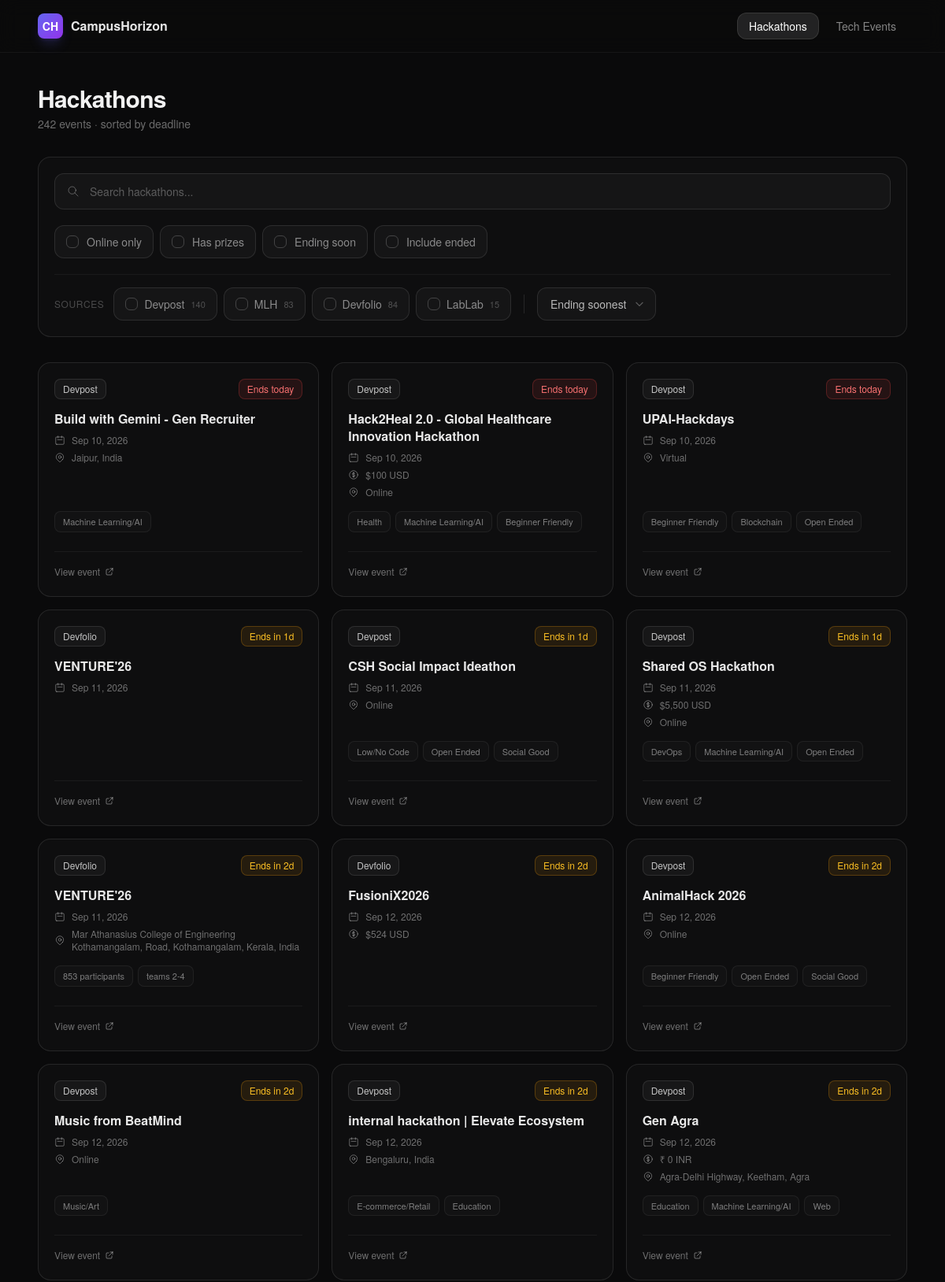
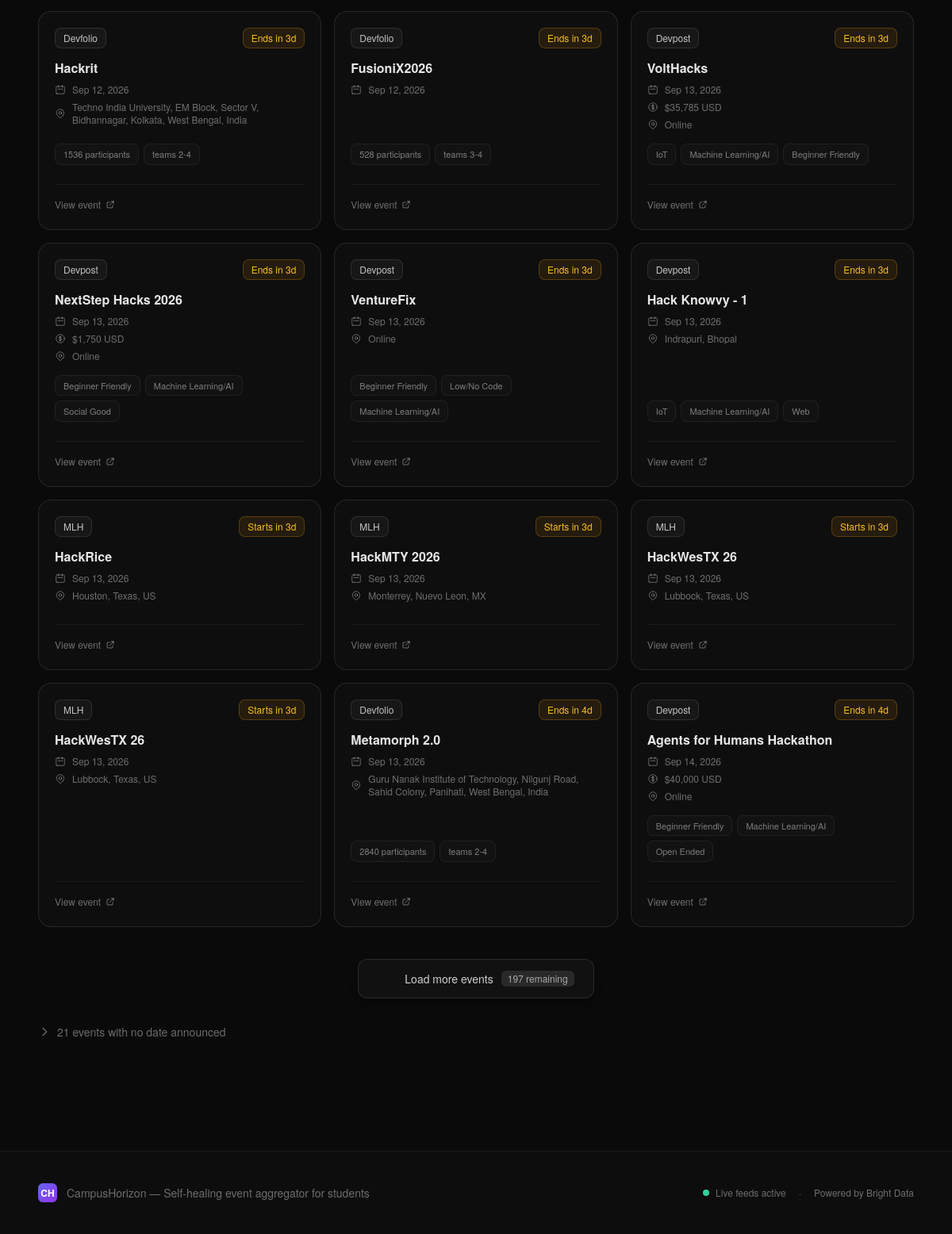
Page /hackathons/ on the earlier database version (2 pictures, top to bottom).
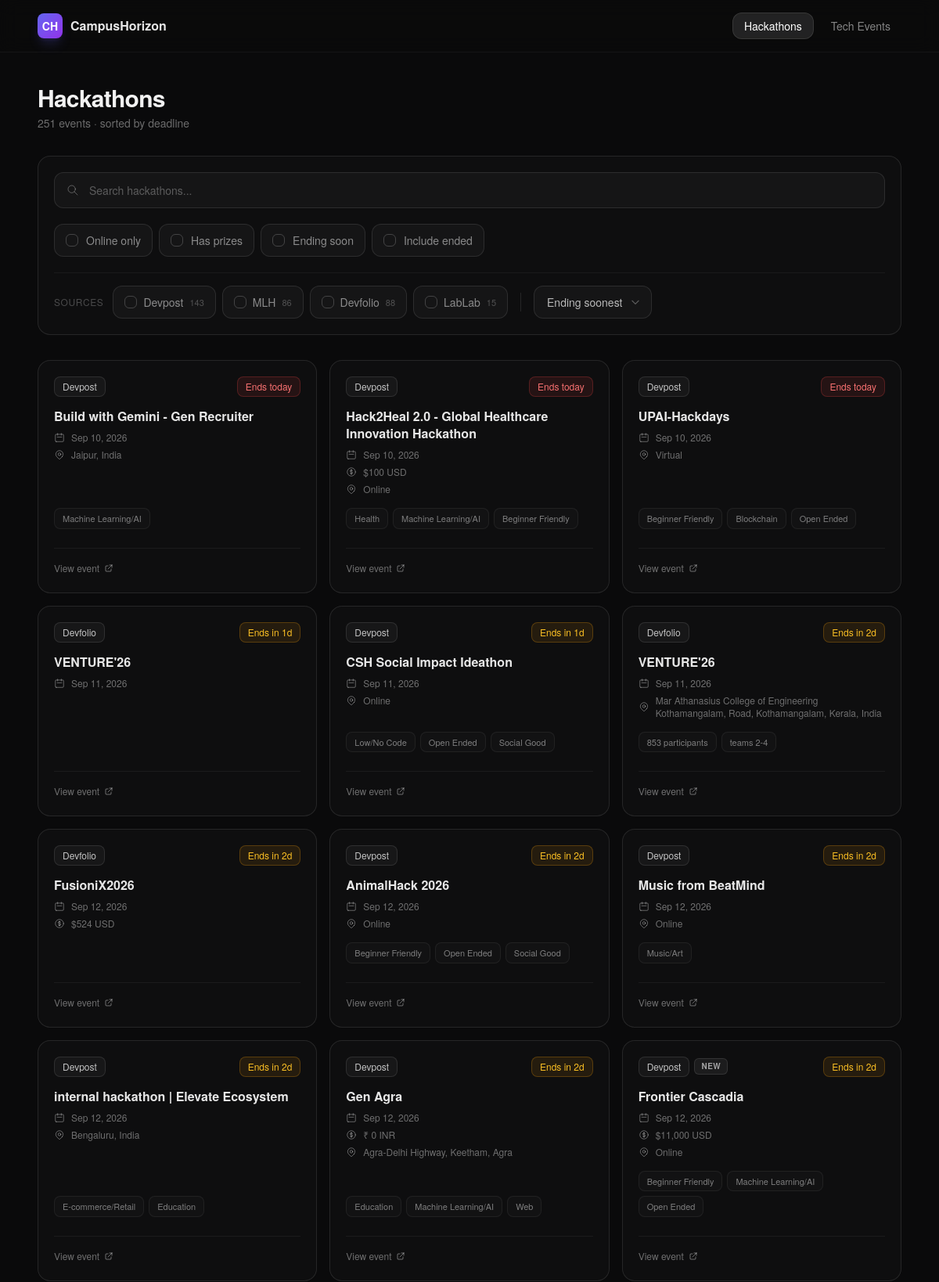
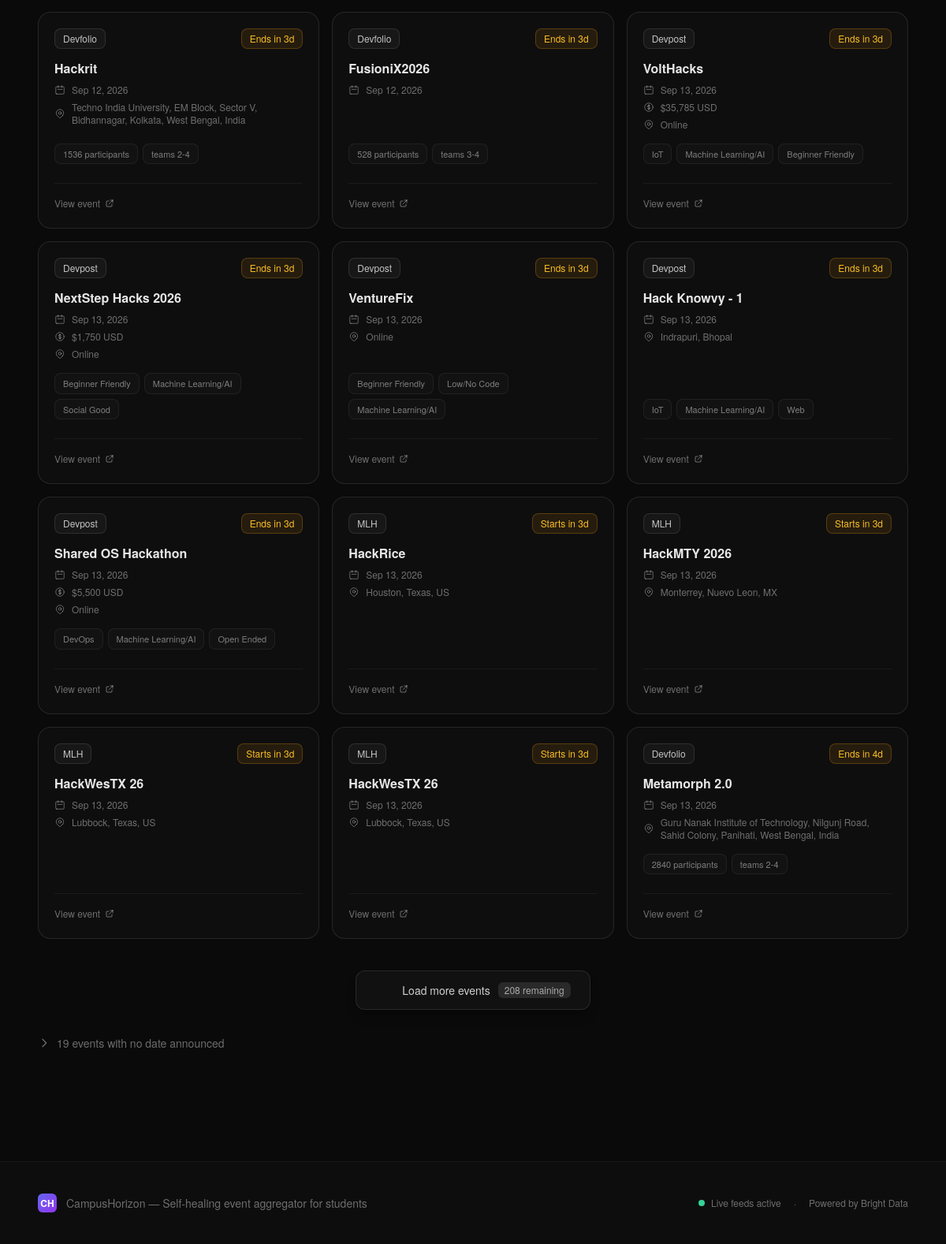
Same page on the later database version (2 pictures, top to bottom).
### events/models.py (models this page shows, shortened)
class Event(models.Model):
    title = models.CharField(max_length=500)
    source = models.CharField(max_length=20, choices=Source.choices, db_index=True)
    url = models.URLField(unique=True, max_length=1000)
    deadline = models.DateTimeField(null=True, blank=True, db_index=True)
    prizes = models.CharField(max_length=500, blank=True, default='')
    tags = models.JSONField(default=list, blank=True)
    is_online = models.BooleanField(null=True, blank=True)
    location = models.CharField(max_length=300, blank=True, default='')
    event_type = models.CharField(max_length=100, blank=True, default='')
    last_updated = models.DateTimeField(auto_now=True)
    created_at = models.DateTimeField(auto_now_add=True)
    class Meta:
        ordering = ['deadline']

### events/views.py (the view)
# urls.py: path('hackathons/', views.hackathons, name='hackathons'),
def hackathons(request):
    dated, undated, source_counts, active_filters, config = _get_feed(
        request, HACKATHON_SOURCES, 'hackathons'
    )
    selected_sources = [
        s for s in request.GET.getlist('source')
        if s in [x.value for x in HACKATHON_SOURCES]
    ]
    paginator = Paginator(dated, PAGE_SIZE)
    page_num = request.GET.get('page', 1)
    page_obj = paginator.get_page(page_num)
    remaining_count = max(0, paginator.count - (page_obj.number * PAGE_SIZE))
    next_page_url = _page_url(request, page_obj.next_page_number()) if page_obj.has_next() else None
    return render(request, 'events/feed.html', {
        'events': page_obj.object_list,
        'page_obj': page_obj,
        'remaining_count': remaining_count,
        'next_page_url': next_page_url,
        'undated_events': undated,
        'total_count': paginator.count + undated.count(),
        'source_counts': source_counts,
        'active_filters': active_filters,
        'filter_config': config,
        'page_title': 'Hackathons',
        'sources': HACKATHON_SOURCES,
        'category': 'hackathons',
        'selected_sources': selected_sources,
    })

### events/templates/events/feed.html (shortened to what this page needs)
{% extends "events/base.html" %}
{% load event_filters %}
{% block content %}
<div id="feed">
    <div class="max-w-6xl mx-auto px-6 py-10">
        <div class="mb-8 flex items-end justify-between flex-wrap gap-3">
            <div>
                <h1 class="text-3xl font-bold text-white/95 tracking-tight">{{ page_title }}</h1>
                <p class="text-sm text-white/40 mt-1">
                    <span>{{ total_count }}</span> event{{ total_count|pluralize }}
                    {% if request.GET.sort == 'newest' %} &middot; newest first{% elif category == 'tech-events' %} &middot; sorted by event date{% else %} &middot; sorted by deadline{% endif %}
                </p>
            </div>
        </div>
        <form method="get"
              hx-get="{{ request.path }}"
              hx-target="#feed"
              hx-select="#feed"
              hx-swap="outerHTML"
              hx-trigger="change delay:120ms, keyup changed delay:400ms from:#q"
              hx-push-url="true"
              hx-indicator="#updating"
              class="mb-8 rounded-2xl border border-white/10 bg-white/[0.02] p-5 space-y-5">
            <div class="relative">
                <svg class="absolute left-4 top-1/2 -translate-y-1/2 w-4 h-4 text-white/30" fill="none" stroke="currentColor" viewBox="0 0 24 24">
                    <path stroke-linecap="round" stroke-linejoin="round" stroke-width="1.5" d="M21 21l-6-6m2-5a7 7 0 11-14 0 7 7 0 0114 0z"/>
                </svg>
                <input type="text" name="q" id="q" value="{{ request.GET.q }}"
                    placeholder="Search {{ page_title|lower }}..."
                    class="w-full pl-11 pr-11 py-3 rounded-xl border border-white/10 bg-white/[0.03] text-sm text-white/90 placeholder-white/30 focus:outline-none focus:border-indigo-500/40 focus:bg-white/[0.05] transition-colors">
            </div>
            <div class="flex flex-wrap items-center gap-2">
                {% if 'online' in filter_config.groups %}
                <label class="inline-flex items-center gap-2.5 px-3.5 py-2.5 rounded-xl border text-sm cursor-pointer select-none transition-colors border-white/10 bg-white/[0.03] text-white/50 hover:text-white/80 has-[:checked]:border-indigo-500/40 has-[:checked]:text-indigo-300 has-[:checked]:bg-indigo-500/10">
                    <span class="relative w-4 h-4 rounded-md border border-white/20 has-[:checked]:border-indigo-400 has-[:checked]:bg-indigo-500/30">
                    </span>
                    Online only
                </label>
                {% endif %}
                {% if 'prizes' in filter_config.groups %}
                <label class="inline-flex items-center gap-2.5 px-3.5 py-2.5 rounded-xl border text-sm cursor-pointer select-none transition-colors border-white/10 bg-white/[0.03] text-white/50 hover:text-white/80 has-[:checked]:border-indigo-500/40 has-[:checked]:text-indigo-300 has-[:checked]:bg-indigo-500/10">
                    <span class="relative w-4 h-4 rounded-md border border-white/20 has-[:checked]:border-indigo-400 has-[:checked]:bg-indigo-500/30">
                    </span>
                    Has prizes
                </label>
                {% endif %}
                {% if 'soon' in filter_config.groups %}
                <label class="inline-flex items-center gap-2.5 px-3.5 py-2.5 rounded-xl border text-sm cursor-pointer select-none transition-colors border-white/10 bg-white/[0.03] text-white/50 hover:text-white/80 has-[:checked]:border-indigo-500/40 has-[:checked]:text-indigo-300 has-[:checked]:bg-indigo-500/10">
                    <span class="relative w-4 h-4 rounded-md border border-white/20 has-[:checked]:border-indigo-400 has-[:checked]:bg-indigo-500/30">
                    </span>
                    {{ filter_config.soon_label }}
                </label>
                {% endif %}
                <label class="inline-flex items-center gap-2.5 px-3.5 py-2.5 rounded-xl border text-sm cursor-pointer select-none transition-colors border-white/10 bg-white/[0.03] text-white/50 hover:text-white/80 has-[:checked]:border-indigo-500/40 has-[:checked]:text-indigo-300 has-[:checked]:bg-indigo-500/10">
                    <span class="relative w-4 h-4 rounded-md border border-white/20 has-[:checked]:border-indigo-400 has-[:checked]:bg-indigo-500/30">
                    </span>
                    Include ended
                </label>
            </div>
            <div class="flex flex-wrap items-center gap-2 pt-4 border-t border-white/5">
                <span class="text-xs uppercase tracking-wider text-white/25 mr-1">Sources</span>
                {% for source in sources %}
                {% with sc=source|source_color count=source_counts|get_item:source.value %}
                <label class="inline-flex items-center gap-2 px-3.5 py-2.5 rounded-xl border text-sm cursor-pointer select-none transition-colors border-white/10 bg-white/[0.03] text-white/50 hover:text-white/80 has-[:checked]:{{ sc.border }} has-[:checked]:{{ sc.text }} has-[:checked]:{{ sc.bg }}">
                    <span class="relative w-4 h-4 rounded-md border border-white/20 has-[:checked]:border-white/30 has-[:checked]:bg-white/10">
                    </span>
                    {{ sc.label }}
                    {% if count %}<span class="text-[11px] text-white/25">{{ count }}</span>{% endif %}
                </label>
                {% endwith %}
                {% endfor %}
                <div class="relative">
                    <select name="sort" id="sort"
                            class="appearance-none pl-4 pr-9 py-2.5 rounded-xl border border-white/10 bg-white/[0.03] text-sm text-white/70 focus:outline-none focus:border-indigo-500/40 cursor-pointer">
                        <option value="deadline" {% if request.GET.sort != 'newest' %}selected{% endif %}>
                            {% if category == 'tech-events' %}Starting soonest{% else %}Ending soonest{% endif %}
                        </option>
                    </select>
                    <svg class="absolute right-3.5 top-1/2 -translate-y-1/2 w-3.5 h-3.5 text-white/30 pointer-events-none" fill="none" stroke="currentColor" viewBox="0 0 24 24">
                        <path stroke-linecap="round" stroke-linejoin="round" stroke-width="2" d="M19 9l-7 7-7-7"/>
                    </svg>
                </div>
            </div>
        </form>
        <div id="events-grid" class="grid gap-4 md:grid-cols-2 lg:grid-cols-3">
            <div id="load-more-batch" class="contents">
                {% for event in events %}
                    <div class="stagger-item h-full" style="animation-delay: {{ forloop.counter0|stagger_delay }}">
                        {% include "events/_event_card.html" with event=event %}
                    </div>
                {% empty %}
                <div class="col-span-full py-20 text-center text-white/30">
                    <p class="text-lg mb-1">No events found</p>
                    <p class="text-sm">Try adjusting your filters</p>
                </div>
                {% endfor %}
                {% if page_obj.has_next %}
                <div id="load-more-container" class="col-span-full mt-6 text-center">
                    <button hx-get="{{ next_page_url }}"
                            hx-target="#load-more-container"
                            hx-swap="outerHTML"
                            hx-select="#load-more-batch"
                            hx-indicator="#load-more-spinner"
                            class="inline-flex items-center gap-2.5 px-6 py-3.5 rounded-xl border border-white/10 bg-white/[0.03] hover:bg-white/[0.08] hover:border-white/20 text-sm font-medium text-white/80 hover:text-white transition-all cursor-pointer shadow-lg shadow-black/20">
                        <span>Load more events</span>
                        {% if remaining_count %}
                        <span class="px-2 py-0.5 rounded-md bg-white/10 text-xs text-white/60 font-normal">
                            {{ remaining_count }} remaining
                        </span>
                        {% endif %}
                    </button>
                </div>
                {% endif %}
            </div>
        </div>
        {% if undated_events %}
        <details class="mt-8">
            <summary class="cursor-pointer inline-flex items-center gap-2 text-sm text-white/40 hover:text-white/60 transition-colors select-none">
                <svg class="w-4 h-4 transition-transform duration-200 group-open:rotate-90" fill="none" stroke="currentColor" viewBox="0 0 24 24">
                    <path stroke-linecap="round" stroke-linejoin="round" stroke-width="2" d="M9 5l7 7-7 7"/>
                </svg>
                {{ undated_events|length }} event{{ undated_events|length|pluralize }} with no date announced
            </summary>
        </details>
        {% endif %}
    </div>
</div>
{% endblock %}

### events/templates/events/_event_card.html (shortened to what this page needs)
{% load event_filters %}
{% with sc=event.source|source_color %}
{% with badge_class=event.deadline|deadline_badge_class badge_text=event|deadline_badge_text %}
<article class="group relative rounded-2xl border border-white/10 bg-white/[0.02] p-5 transition-all duration-300 card-hover hover:bg-white/[0.04] h-full flex flex-col justify-between">
    <div class="flex-1 flex flex-col">
        <div class="flex items-center justify-between mb-3.5">
            <div class="flex items-center gap-1.5">
                <span class="inline-flex items-center px-2.5 py-1 rounded-lg text-xs font-medium border border-white/10 bg-white/[0.04] text-white/75 group-hover:border-white/15 transition-colors">
                    {{ sc.label }}
                </span>
                {% if event|is_recent %}
                <span class="inline-flex items-center px-2 py-0.5 rounded-md text-[10px] font-semibold uppercase tracking-wider border border-white/10 bg-white/[0.06] text-white/60">
                    New
                </span>
                {% endif %}
            </div>
            <span class="inline-flex items-center px-2.5 py-1 rounded-lg text-xs font-medium border {{ badge_class }}">
                {{ badge_text }}
            </span>
        </div>
        <h3 class="text-base font-semibold text-white/90 mb-2 line-clamp-2 leading-snug">
            <a href="{{ event.url }}" target="_blank" rel="noopener" class="hover:text-white transition-colors">
                {{ event.title|clean_title }}
            </a>
        </h3>
        <div class="space-y-1.5 mb-4">
            {% if event.deadline %}
            <div class="flex items-center gap-2 text-xs text-white/40">
                <svg class="w-3.5 h-3.5 shrink-0" fill="none" stroke="currentColor" viewBox="0 0 24 24">
                    <path stroke-linecap="round" stroke-linejoin="round" stroke-width="1.5" d="M8 7V3m8 4V3m-9 8h10M5 21h14a2 2 0 002-2V7a2 2 0 00-2-2H5a2 2 0 00-2 2v12a2 2 0 002 2z"/>
                </svg>
                {{ event.deadline|date:"M d, Y" }}
            </div>
            {% endif %}
            {% if event.prizes and event.source != 'luma' %}
            <div class="flex items-center gap-2 text-xs text-white/40">
                {{ event.prizes }}
            </div>
            {% endif %}
            {% if event.location %}
            <div class="flex items-center gap-2 text-xs text-white/40">
                {{ event.location }}
            </div>
            {% endif %}
        </div>
        {% if event.tags %}
        <div class="flex flex-wrap gap-1.5 mb-3 mt-auto">
            {% for tag in event.tags|slice:":3" %}
            <span class="px-2.5 py-1 rounded-lg border border-white/[0.06] bg-white/[0.02] text-[11px] text-white/45 group-hover:border-white/10 group-hover:text-white/65 transition-colors">{{ tag }}</span>
            {% endfor %}
        </div>
        {% endif %}
    </div>
    <div class="pt-3 border-t border-white/5 mt-3">
        <a href="{{ event.url }}" target="_blank" rel="noopener"
           class="inline-flex items-center gap-1.5 text-xs font-medium text-white/40 hover:text-white/70 transition-colors">
            View event
            <svg class="w-3 h-3" fill="none" stroke="currentColor" viewBox="0 0 24 24">
                <path stroke-linecap="round" stroke-linejoin="round" stroke-width="2" d="M10 6H6a2 2 0 00-2 2v10a2 2 0 002 2h10a2 2 0 002-2v-4M14 4h6m0 0v6m0-6L10 14"/>
            </svg>
        </a>
    </div>
</article>
{% endwith %}
{% endwith %}

Differences in the rows shown:
no longer on this page (row unchanged): Event: label "Devpost", badge_text "Ends in 4d", title|clean_title "Agents for Humans Hackathon", deadline "Sep 14, 2026", prizes "$40,000 USD", location "Online", tags "Beginner Friendly" "Machine Learning/AI" "Open Ended"
added Event: label "Devpost", shows "NEW", badge_text "Ends in 2d", title|clean_title "Frontier Cascadia", deadline "Sep 12, 2026", prizes "$11,000 USD", location "Online", tags "Beginner Friendly" "Machine Learning/AI" "Open Ended"
changed Event "Shared OS Hackathon": badge_text "Ends in 1d" → "Ends in 3d"; deadline "Sep 11, 2026" → "Sep 13, 2026"; moves down the list
Other differences:
{{ total_count }}: "242" → "251"
{{ remaining_count }}: "197" → "208"
{{ undated_events|length }}: "21" → "19"
new list line: "Devpost 143"
new list line: "MLH 86"
new list line: "Devfolio 88"
list line gone: "Devpost 140"
list line gone: "MLH 83"
list line gone: "Devfolio 84"
